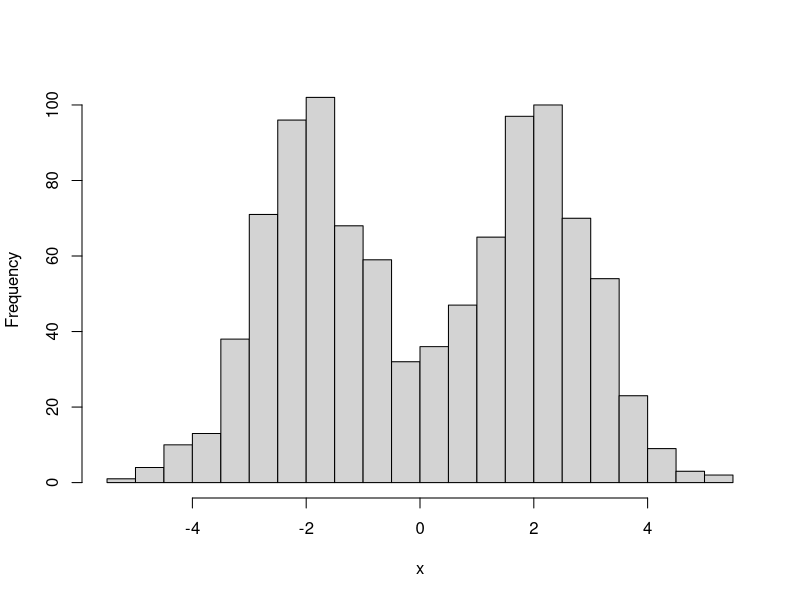
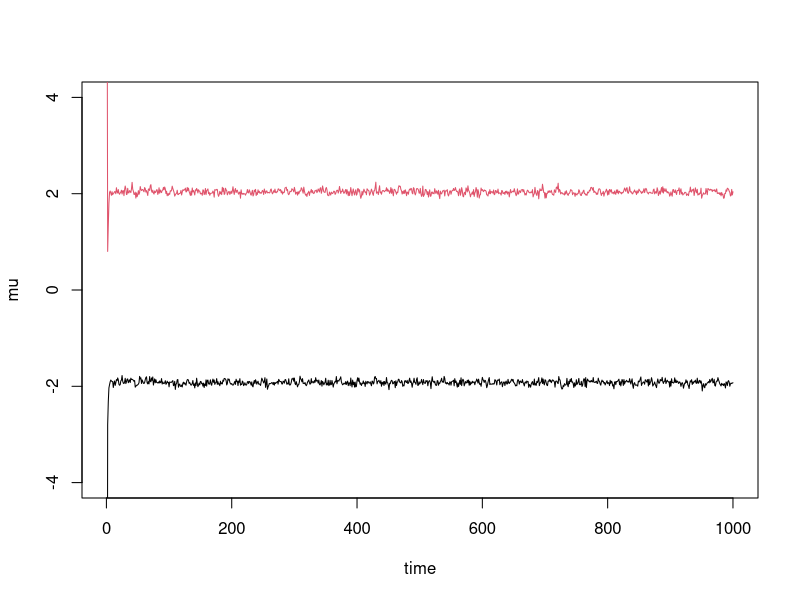
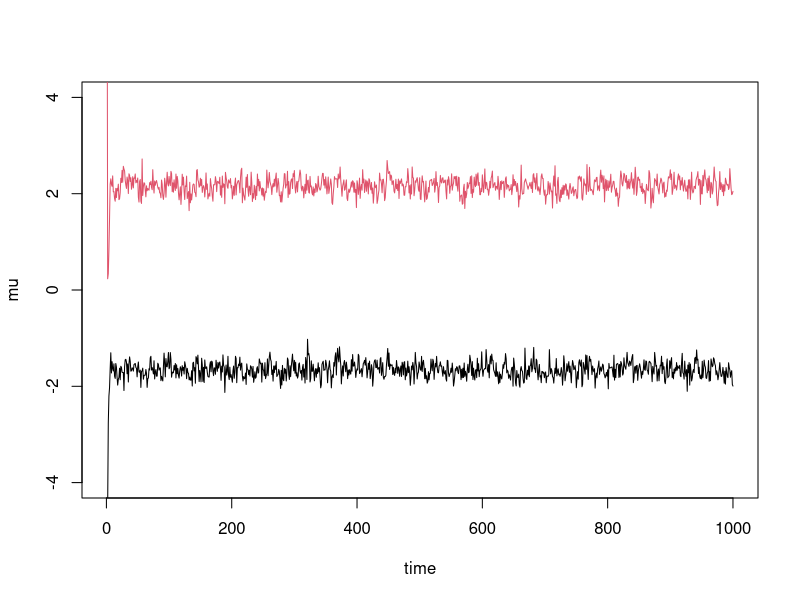
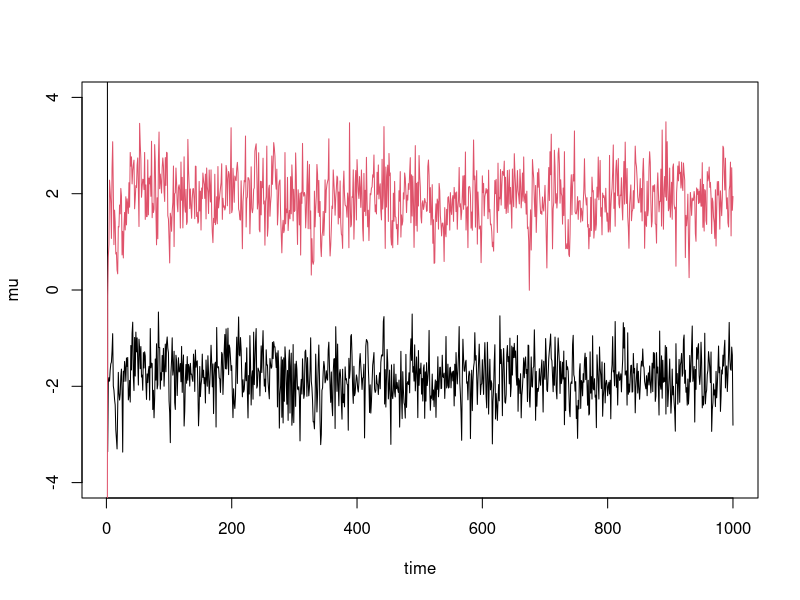

The R script that drew these images, in order:
## ---- chunk 1
knitr::opts_chunk$set(comment = "#",collapse = TRUE,fig.align = "center")
## ---- chunk 2
library(gtools)
## ---- chunk 3
set.seed(33)
# Simulate from a mixture of normals.
#' @param n Number of samples.
#' @param pi Mixture proportions.
#' @param mu Mixture means.
#' @param s Mixture standard deviations.
rmix <- function (n, pi, mu, s) {
  z <- sample(length(pi),prob = pi,size = n,replace = TRUE)
  x <- rnorm(n,mu[z],s[z])
  return(x)
}
x <- rmix(n = 1000,pi = c(0.5,0.5),mu = c(-2,2),s = c(1,1))
hist(x,breaks = 32,main = "")
## ---- chunk 4
normalize <- function (x)
  return(x/sum(x))
  
#' @param x Data vector (length n).
#' @param pi Vector (length k).
#' @param mu Vector (length k).
sample_z <- function (x, pi, mu) {
  dmat <- outer(mu,x,"-") # k x n matrix, d[k,j] = mu[k] - x[j]
  p.z.given.x <- as.vector(pi) * dnorm(dmat) 
  p.z.given.x <- apply(p.z.given.x,2,normalize) # Normalize columns.
  z <- rep(0,length(x))
  for (i in 1:length(z))
    z[i] <- sample(length(pi),size = 1,prob = p.z.given.x[,i],replace = TRUE)
  return(z)
}
    
#' @param z Vector of cluster allocations (length n).
#' @param k The number of clusters.
sample_pi <- function (z, k) {
  counts <- colSums(outer(z,1:k,FUN = "=="))
  pi <- rdirichlet(1,counts + 1)
  return(pi)
}
  
#' @param x Data vector (length n).
#' @param z Cluster allocations (length n).
#' @param k The number of clusters.
#' @param prior.mean The prior mean for mu.
#' @param prior.prec The prior precision for mu.
sample_mu <- function (x, z, k, prior) {
  mu <- rep(0,k)
  for (i in 1:k) {
    sample.size <- sum(z == i)
    sample.mean <- ifelse(sample.size == 0,0,mean(x[z == i]))
    post.prec <- sample.size + prior$prec
    post.mean <- (prior$mean * prior$prec + sample.mean * sample.size)/post.prec
    mu[i] <- rnorm(1,post.mean,sqrt(1/post.prec))
  }
  return(mu)
}
  
gibbs <- function (x, k, niter = 1000, muprior = list(mean = 0,prec = 0.1)) {
  pi <- rep(1/k,k)
  mu <- rnorm(k,0,10)
  z  <- sample_z(x,pi,mu)
  res <- list(mu = matrix(0,niter,k),
              pi = matrix(0,niter,k),
			  z  = matrix(0,niter,length(x)))
  res$mu[1,] <- mu
  res$pi[1,] <- pi
  res$z[1,]  <- z 
  for (i in 2:niter) {
    pi <- sample_pi(z,k)
    mu <- sample_mu(x,z,k,muprior)
    z  <- sample_z(x,pi,mu)
    res$mu[i,] <- mu
    res$pi[i,] <- pi
    res$z[i,]  <- z
  }
  return(res)
}
## ---- chunk 5
res <- gibbs(x,2)
plot(res$mu[,1],ylim = c(-4,4),type = "l",xlab = "time",ylab = "mu")
lines(res$mu[,2],col = 2)
## ---- chunk 6
x <- rmix(100,c(0.5,0.5),c(-2,2),c(1,1))
res2 <- gibbs(x,2)
plot(res2$mu[,1],ylim = c(-4,4),type = "l",xlab = "time",ylab = "mu")
lines(res2$mu[,2],col = 2)
## ---- chunk 7
x <- rmix(10,c(0.5,0.5),c(-2,2),c(1,1))
res3 <- gibbs(x,2)
plot(res3$mu[,1],ylim = c(-4,4),type = "l",xlab = "time",ylab = "mu")
lines(res3$mu[,2],col = 2)
## ---- chunk 8
quantile(res3$mu[-(1:10),1],c(0.05,0.95))
quantile(res3$mu[-(1:10),2],c(0.05,0.95))
